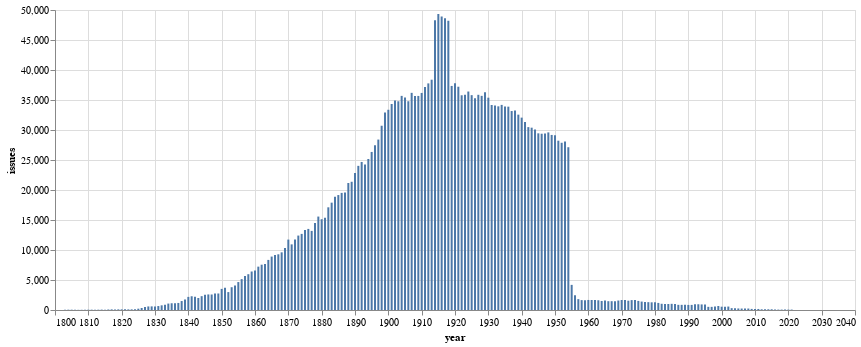

Notebook code for this chart:
### Code cell
# Create a chart
alt.Chart(df_years).mark_bar(size=2).encode(
    x=alt.X("year:Q", axis=alt.Axis(format="c")),
    y="issues:Q",
    tooltip=["year:O", "issues:Q"],
).properties(width=800)

### Figure 1 — Vega-Lite specification as saved in the notebook (floating-point values rounded to 4 significant figures; data arrays with more than 128 entries replaced by an {"elided": "..."} marker saying what was removed)
{"config": {"view": {"continuousWidth": 300, "continuousHeight": 300}}, "data": {"name": "data-ee3c40be546e5b20dd1d145737b65202"}, "mark": {"type": "bar", "size": 2}, "encoding": {"tooltip": [{"field": "year", "type": "ordinal"}, {"field": "issues", "type": "quantitative"}], "x": {"axis": {"format": "c"}, "field": "year", "type": "quantitative"}, "y": {"field": "issues", "type": "quantitative"}}, "width": 800, "$schema": "https://vega.github.io/schema/vega-lite/v5.20.1.json", "datasets": {"data-ee3c40be546e5b20dd1d145737b65202": {"elided": "219 records"}}}
